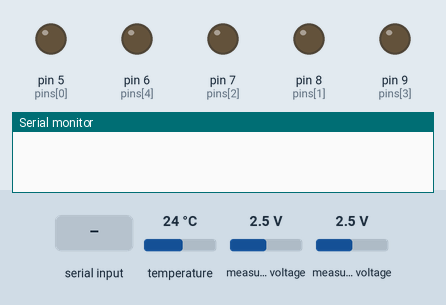
This sketch was run on a simulated Arduino Uno, built with avr-gcc and run on an emulated ATmega328P. On the bench: output pins drawn as LEDs (lit = HIGH), the last lines printed to the serial monitor. The inputs (shaded band) are chosen by the test bench; at power-on: temperature 24 °C, measured voltage 2.5 V.

Above: at 1.2 s.
1.3 s: "j" received over the second serial link
At 2.5 s:
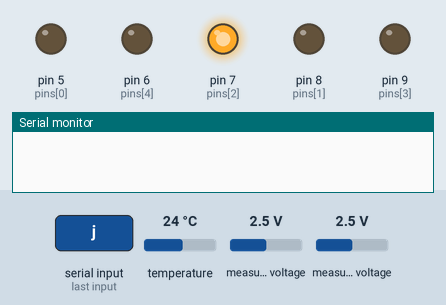
2.8 s: "n" received over the second serial link
At 4.2 s:
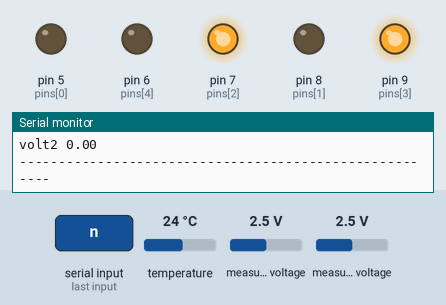
5.2 s: "z" received over the second serial link
At 6.9 s:
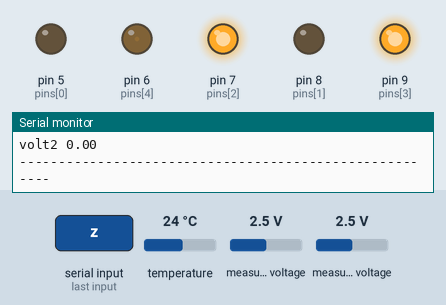
7.2 s: "m" received over the second serial link
At 8.5 s:
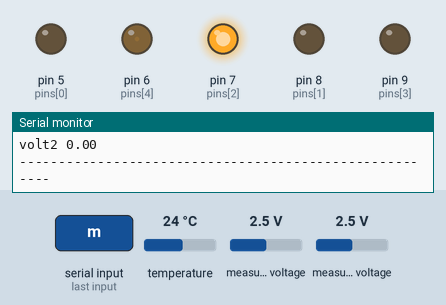
9.2 s: "b90\n" received over the second serial link
At 10.1 s:
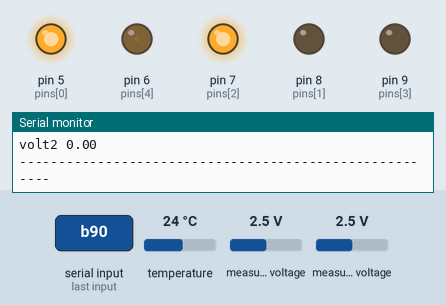
11.2 s: "x" received over the second serial link
At 12.8 s:
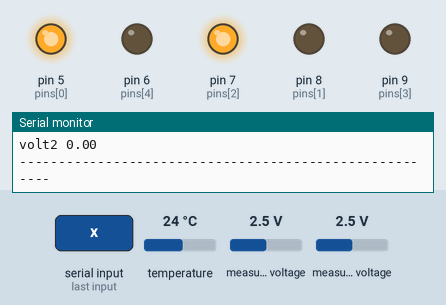
Timing chart, 0 to 14.2 s (numbered marks = the images above; inputs shaded):
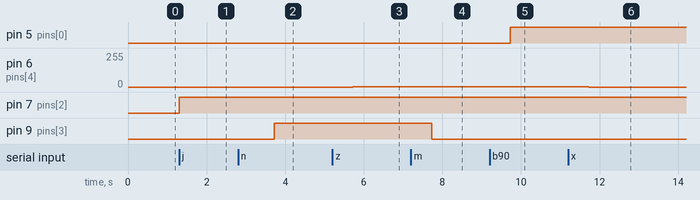

The sketch:

Arduino_Nano.ino
```cpp
#include <OneWire.h>
#include <DallasTemperature.h>
#include <Adafruit_ADS1X15.h>
#include <SoftwareSerial.h> // Include the SoftwareSerial library

Adafruit_ADS1115 ads;
SoftwareSerial mySerial(10, 11); // RX, TX

#define ONE_WIRE_BUS 2

OneWire oneWire(ONE_WIRE_BUS);

DallasTemperature sensors(&oneWire);

uint8_t sensor1[8] = { 0x28, 0x36, 0x2F, 0x06, 0x00, 0x00, 0x00, 0xDF };
uint8_t sensor2[8] = { 0x28, 0xAD, 0xA7, 0x07, 0x00, 0x00, 0x00, 0xEC };
uint8_t sensor3[8] = { 0x28, 0x7D, 0xA0, 0x06, 0x00, 0x00, 0x00, 0xF6 };

unsigned long period = 2000;
unsigned long last_time = 0;

float vout1 = 0.0;
float vout2 = 0.0;
float vin2 = 0.0;
float vin1 = 0.0;
float R1 = 10000.0;
float R2 = 1000.0;

int pins[5] = { 5, 8, 7, 9, 6 };

String sentString;
String tempString[2];
String voltage1;
String voltage2;

const float VCC = 5.1;  // supply voltage 5V or 3.3V. If using PCB, set to 5V only.
const int model = 4;    // enter the model (see below)

float cutOffLimit = 2.00;  // reading cutt off current. 1.00 is 1 Amper
float sensitivity[] = {
  40.0,  // for ACS758LCB-050B
  60.0,  // for ACS758LCB-050U
  20.0,  // for ACS758LCB-100B
  40.0,  // for ACS758LCB-100U
  13.3,  // for ACS758KCB-150B
  16.7,  // for ACS758KCB-150U
  10.0,  // for ACS758ECB-200B
  20.0,  // for ACS758ECB-200U
};

float quiescent_Output_voltage[] = {
  0.5,   // for ACS758LCB-050B
  0.12,  // for ACS758LCB-050U
  0.5,   // for ACS758LCB-100B
  0.12,  // for ACS758LCB-100U
  0.5,   // for ACS758KCB-150B
  0.12,  // for ACS758KCB-150U
  0.5,   // for ACS758ECB-200B
  0.12,  // for ACS758ECB-200U
};

const float FACTOR = sensitivity[model] / 1000;           // set sensitivity for selected model
const float QOV = quiescent_Output_voltage[model] * VCC;  // set quiescent Output voltage for selected model
float voltage;                                            // internal variable for voltage
float cutOff = FACTOR / cutOffLimit;


int fullfan = 0;
float tempAverage = 0.0;

const float maxVoltage = 29.4;
const float minVoltage = 21.0;

int percentage = 0;

void setup() {
  Serial.begin(9600);
  mySerial.begin(9600); // Initialize software serial
  // ads.setGain(GAIN_ONE);
  if (!ads.begin()) {
    Serial.println("Failed to initialize ADS.");
    while (1);
  }
  for (int i = 0; i < 6; i++) {
    pinMode(pins[i], OUTPUT);
  }
  sensors.begin();
}

void loop() {
  // Serial Input Handling Task
  handleSerialInput();

  unsigned long current_time = millis();

  // Timing Task
  if (current_time - last_time > period) {
    last_time = current_time;
    readSensors();
    handleTemperatureControl();
  }
}

void readSensors() {
  sensors.requestTemperatures();
  float tempSum = 0.0;
  for (int i = 0; i < 3; i++) {
    tempString[i] = sensors.getTempCByIndex(i);
    tempSum += tempString[i].toFloat();  // Convert string to float before adding to sum
  }
  tempAverage = tempSum / 3.0;

  float vin_sum = 0.0;
  for (int i = 0; i < 10; i++) {
    float vin = (ads.computeVolts(ads.readADC_SingleEnded(2))) / (R2 / (R1 + R2));
    vin_sum += vin;
  }

  float averaged_vin = vin_sum / 10.0;

  averaged_vin = averaged_vin+1;

  float sum_voltage_raw = 0.0;
  for (int i = 0; i < 100; ++i) {
    sum_voltage_raw += ads.computeVolts(ads.readADC_SingleEnded(0));
  }
  // voltage = (sum_voltage_raw / 100.0) - QOV - 0.099;
  voltage = (sum_voltage_raw / 100.0) - QOV - 0.002;
  // if (averaged_vin > 28.5) {

  // } else {
  //   voltage = (sum_voltage_raw / 1000.0) - QOV - 0.007;
  // }


  float current = voltage / FACTOR;

  if (abs(voltage) < cutOff) {
    current = 0;
  }


  percentage = map(averaged_vin, minVoltage, maxVoltage, 0, 100);
  percentage = constrain(percentage, 0, 100);

  mySerial.print(tempAverage, 1);
  mySerial.print(",");
  mySerial.print(averaged_vin, 1);
  mySerial.print(",");
  mySerial.print(current);
  mySerial.print(",");
  mySerial.println(percentage);
  // mySerial.print(",");
  // mySerial.print(ads.computeVolts(ads.readADC_SingleEnded(1)));
  // mySerial.print(",");
  // mySerial.print(ads.readADC_SingleEnded(0));
  // mySerial.print(",");
  // mySerial.print(ads.readADC_SingleEnded(2));
  // mySerial.print(",");
  // mySerial.println(ads.computeVolts(ads.readADC_SingleEnded(2)));
  Serial.print("volt ");
  Serial.println(voltage,4);
  Serial.print("current ");
  Serial.println(ads.computeVolts(ads.readADC_SingleEnded(0)));
  Serial.print("volt2 ");
  Serial.println(ads.computeVolts(ads.readADC_SingleEnded(2)));
  Serial.println("-------------------------------------------------------");
}

void handleTemperatureControl() {
  if (fullfan == 0) {
    if (tempAverage < 35) {
      analogWrite(pins[4], LOW);
    }
    else{
      analogWrite(pins[4], HIGH);
    }

  }
}


void handleSerialInput() {
  while (mySerial.available()) { // Changed from Serial.available() to mySerial.available()
    char text = mySerial.read(); // Changed from Serial.read() to mySerial.read()
    switch (text) {
      case 'a':
        digitalWrite(pins[0], LOW);
        mySerial.write("turnoffd\n"); // Changed from Serial.write() to mySerial.write()
        break;
      case 'b':
        digitalWrite(pins[0], HIGH);
        mySerial.write("turnond\n"); // Changed from Serial.write() to mySerial.write()
        break;
      case 'e':
        digitalWrite(pins[1], LOW);
        mySerial.write("turnoffa\n"); // Changed from Serial.write() to mySerial.write()
        break;
      case 'f':
        digitalWrite(pins[1], HIGH);
        mySerial.write("turnona\n"); // Changed from Serial.write() to mySerial.write()
        break;
      case 'i':
        digitalWrite(pins[2], LOW);
        mySerial.write("turnoffc\n"); // Changed from Serial.write() to mySerial.write()
        break;
      case 'j':
        digitalWrite(pins[2], HIGH);
        mySerial.write("turnonc\n"); // Changed from Serial.write() to mySerial.write()
        break;
      case 'm':
        digitalWrite(pins[3], LOW);
        mySerial.write("turnoffi\n"); // Changed from Serial.write() to mySerial.write()
        break;
      case 'n':
        digitalWrite(pins[3], HIGH);
        mySerial.write("turnoni\n"); // Changed from Serial.write() to mySerial.write()
        break;
      case 'x':
        analogWrite(pins[4], LOW);
        fullfan = 0;
        mySerial.write("turnofff\n"); // Changed from Serial.write() to mySerial.write()
        break;
      case 'z':
        analogWrite(pins[4], HIGH);
        fullfan = 1;
        mySerial.write("turnonf\n"); // Changed from Serial.write() to mySerial.write()
        break;
      default:
        break;
    }
  }
}
```

Measured:
- after the input at 1.3 s, pin 7 (pins[2]): LOW → HIGH at once
- after the input at 2.8 s, pin 9 (pins[3]): LOW → HIGH after 0.92 s
- after the input at 5.2 s, pin 6 (pins[4]): 0/255 → 1/255 after 0.53 s
- after the input at 7.2 s, pin 9 (pins[3]): HIGH → LOW after 0.53 s
- after the input at 9.2 s, pin 5 (pins[0]): LOW → HIGH after 0.53 s
- after the input at 11.2 s, pin 6 (pins[4]): 1/255 → 0/255 after 0.53 s
